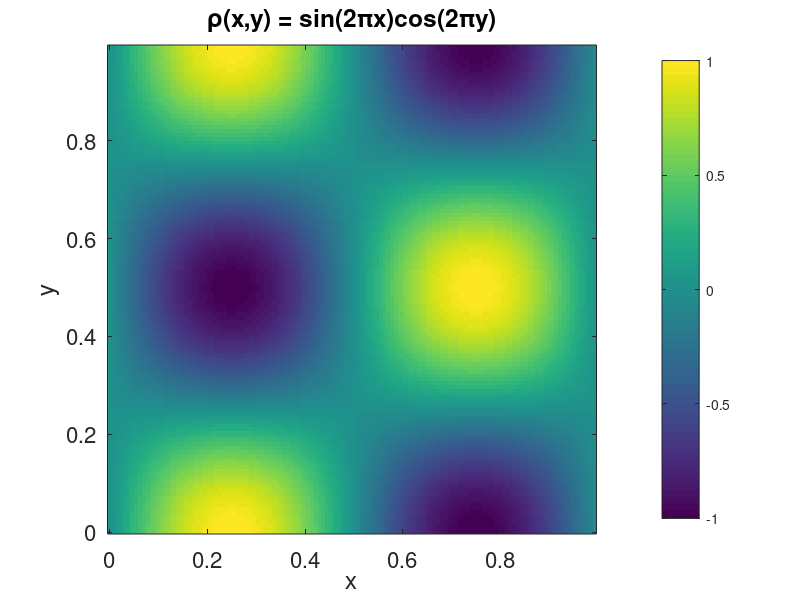
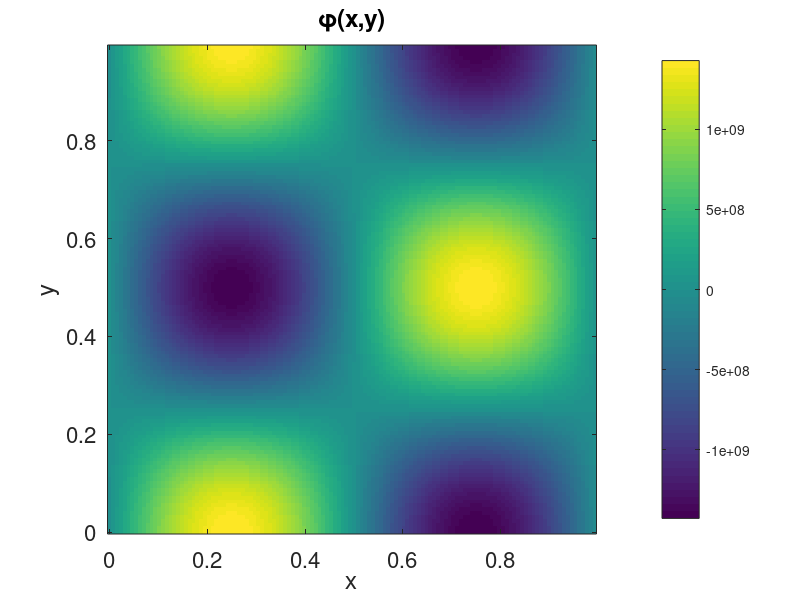
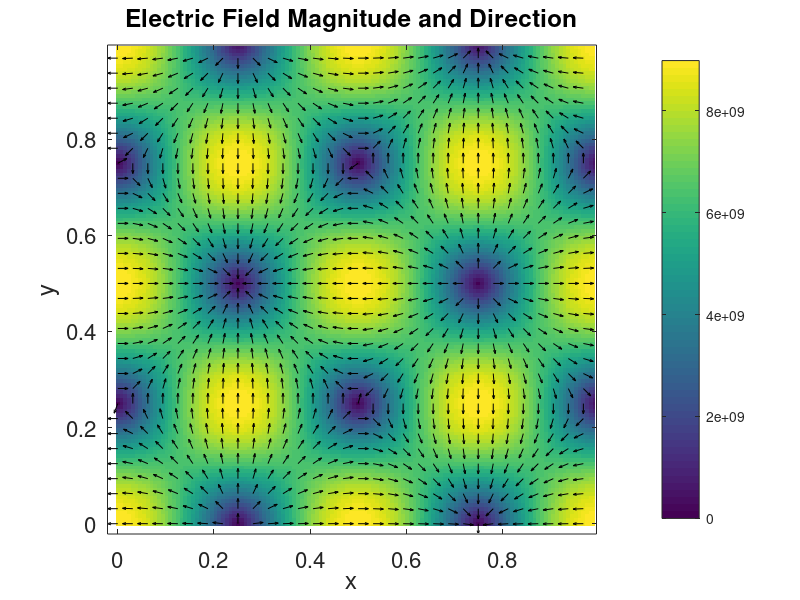
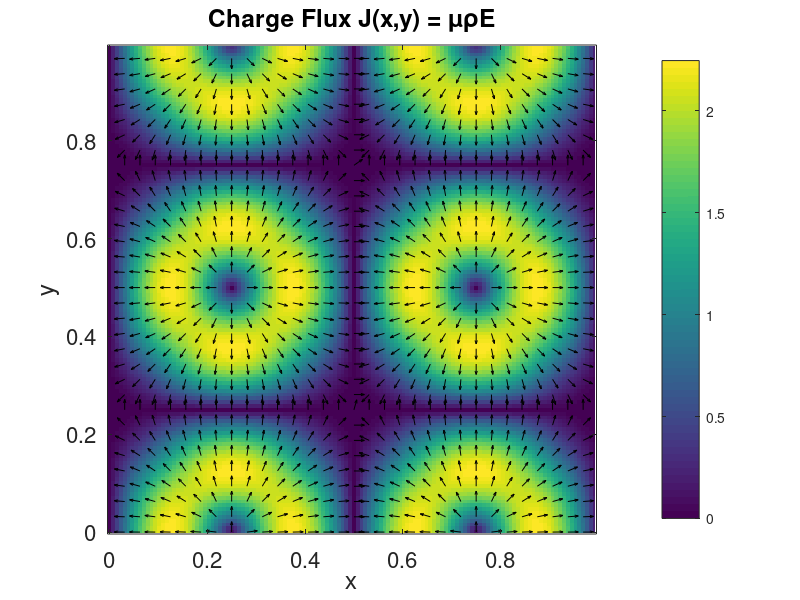

The MATLAB source for these figures, in order:
#!/usr/bin/env -S octave --no-gui --quiet
set(0, "defaultfigurevisible", "off");  % hide figure window
set(0, "defaultfigureposition", [100, 100, 800, 650]);


addpath(genpath("./../../src"));  % add src folder to path


% -------------------------------------------------------------------------
% 2D Poisson equation using FFT: ∇²φ = -ρ/ε₀
% -------------------------------------------------------------------------
clear; clc;

mu = 5e-10;
% Parameters
Nx = 128; Ny = 128;
Lx = 1.0; Ly = 1.0;

dx = Lx / Nx; 
dy = Ly / Ny;

epsilon0 = 8.854e-12;

x = linspace(0, Lx - dx, Nx);
y = linspace(0, Ly - dy, Ny);

[X, Y] = meshgrid(x, y);

% Charge density
rho = sin(2*pi*X) .* cos(2*pi*Y);

% FFT of charge
rho_hat = fft2(rho);

% Wavenumbers
kx = (2*pi/Lx) * [0:(Nx/2-1) -Nx/2:-1];
ky = (2*pi/Ly) * [0:(Ny/2-1) -Ny/2:-1];

[KX, KY] = meshgrid(kx, ky);

k2 = KX.^2 + KY.^2;
k2(1,1) = 1;       % avoid division by zero

% Solve in Fourier space
phi_hat = rho_hat ./ (epsilon0 * k2);
phi_hat(1,1) = 0;  % zero-mean potential
phi = real(ifft2(phi_hat));

% -------------------------------------------------------------------------
% Electric field and flux
% -------------------------------------------------------------------------

[phi_x, phi_y] = gradient(phi, dx, dy);

Ex = -phi_x; 
Ey = -phi_y;
E_mag = sqrt(Ex.^2 + Ey.^2);


Jx = mu * rho .* Ex;
Jy = mu * rho .* Ey;

% -------------------------------------------------------------------------
% Rate of charge change
% -------------------------------------------------------------------------

[divJx, divJy] = gradient(Jx, dx, dy);

rho_dot = -(divJx + divJy);
rho_dot = rho_dot - mean(rho_dot(:));   % remove drift

new_rho = rho + 0.01 * rho_dot;

% -------------------------------------------------------------------------
% Plot: Charge Density
% -------------------------------------------------------------------------

figure;
imagesc(x, y, rho);
axis image; colorbar;
title('\rho(x,y) = sin(2πx)cos(2πy)');
xlabel('x'); 
ylabel('y');
set(gca, 'FontSize', 16, 'YDir', 'normal');
print("2D_Rho.png", "-dpng");

% -------------------------------------------------------------------------
% Plot: Potential
% -------------------------------------------------------------------------

figure;
imagesc(x, y, phi);
axis image; colorbar;
title('\phi(x,y)');
xlabel('x'); ylabel('y');
set(gca, 'FontSize', 16, 'YDir', 'normal');
print("2D_Potential.png", "-dpng");


% -------------------------------------------------------------------------
% Plot: Electric Field Vectors (normalized)
% -------------------------------------------------------------------------

figure;
imagesc(x, y, E_mag); 
axis image; hold on;
colorbar;
title('Electric Field Magnitude and Direction');
xlabel('x'); ylabel('y');

step = 4; % Downsample for clarity
Xs = X(1:step:end, 1:step:end);
Ys = Y(1:step:end, 1:step:end);
Exs = Ex(1:step:end, 1:step:end);
Eys = Ey(1:step:end, 1:step:end);
Ems = E_mag(1:step:end, 1:step:end);
quiver(Xs, Ys, Exs./Ems, Eys./Ems, 0.5, 'k');

set(gca, 'FontSize', 16, 'YDir', 'normal');
print("2D_ElectricField_Vectors.png", "-dpng");

% -------------------------------------------------------------------------
% Plot: Charge Flux
% -------------------------------------------------------------------------

figure;
J_mag = sqrt(Jx.^2 + Jy.^2);     % Flux magnitude
imagesc(x, y, J_mag);            % Background color map
axis image; hold on;
colorbar;
title('Charge Flux J(x,y) = μρE');
xlabel('x'); ylabel('y');

step = 4;  % Downsample for clarity
Xs = X(1:step:end, 1:step:end);
Ys = Y(1:step:end, 1:step:end);
Jxs = Jx(1:step:end, 1:step:end);
Jys = Jy(1:step:end, 1:step:end);
Jms = J_mag(1:step:end, 1:step:end);

% Normalize arrows for consistent size
quiver(Xs, Ys, Jxs./Jms, Jys./Jms, 0.5, 'k');

set(gca, 'FontSize', 16, 'YDir', 'normal');
print("2D_ChargeFlux_Map.png", "-dpng");


% -------------------------------------------------------------------------
% Plot: Rate of Change of Charge
% -------------------------------------------------------------------------
figure;
imagesc(x, y, rho_dot);
axis image; colorbar;
title('Rate of Change \rhȯ(x,y) = -∇·J');
xlabel('x'); ylabel('y');
set(gca, 'FontSize', 16, 'YDir', 'normal');
print("2D_RhoDot.png", "-dpng");

% -------------------------------------------------------------------------
% Plot: Old vs New Charge Density
% -------------------------------------------------------------------------

figure;

subplot(2,2,1)
imagesc(x, y, rho);
axis image; colorbar;
title('Old \rho(x,y)');
set(gca, 'YDir', 'normal', 'FontSize', 16);

subplot(2,2,2)
imagesc(x, y, new_rho);
axis image; colorbar;
title('New \rho(x,y)');
set(gca, 'YDir', 'normal', 'FontSize', 16);

% Difference map: Δρ = new_rho - rho
subplot(2,2,3)
imagesc(x, y, new_rho - rho);
axis image; colorbar;
colormap(viridis);
title('\Delta\rho(x,y) = New - Old');
set(gca, 'YDir', 'normal', 'FontSize', 16);

print("2D_Rho_Comparison_Diff.png", "-dpng");

printf("All 2D FFT Poisson computations and plots completed.\n");

